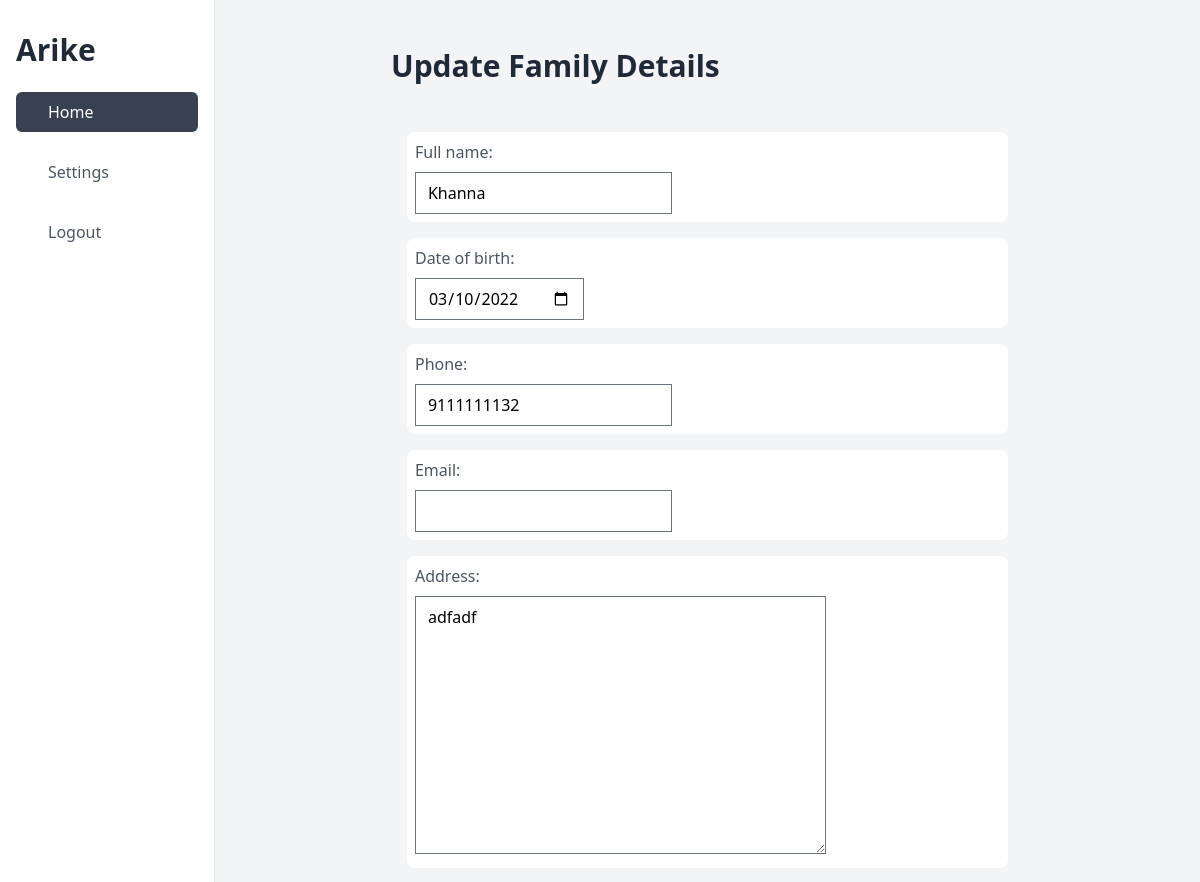
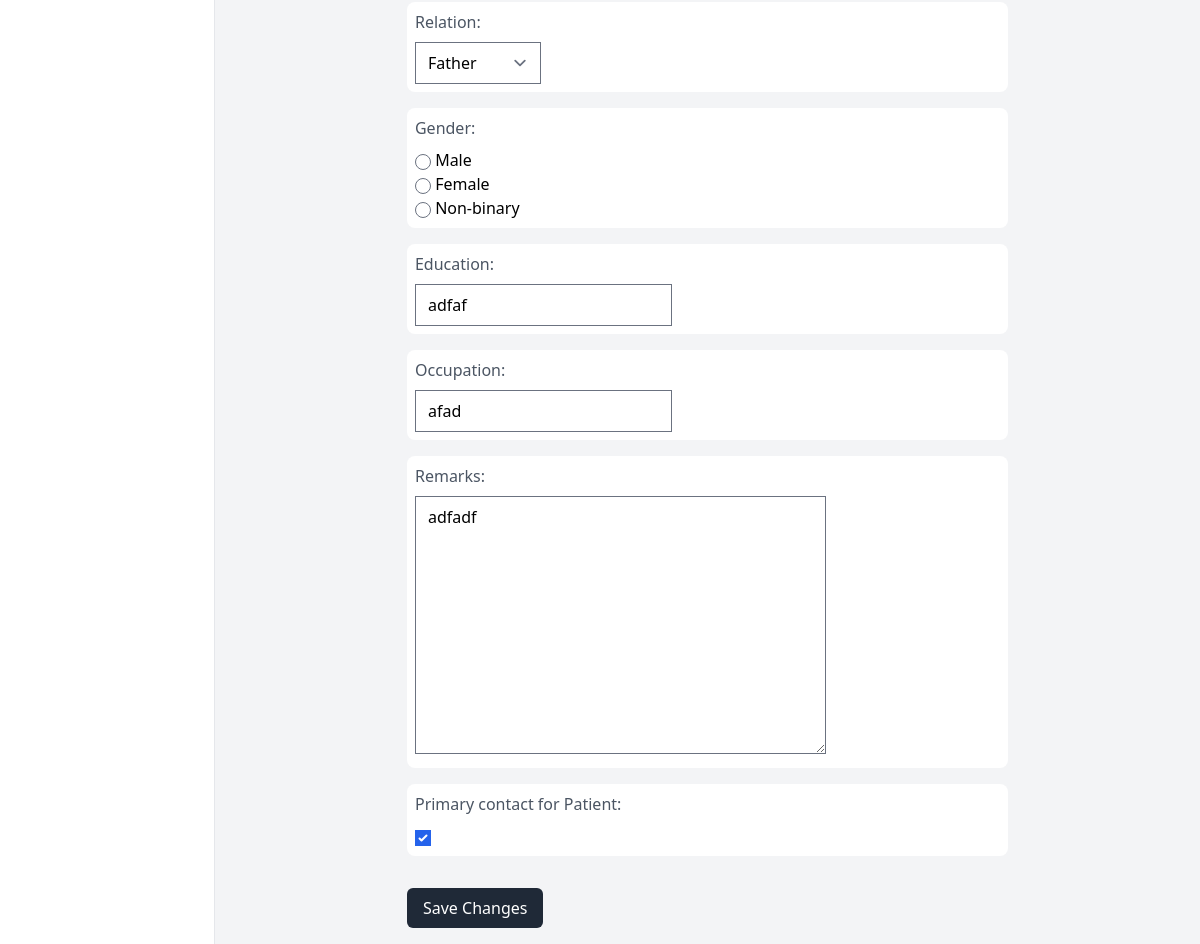
The app's page /update/family/21 with its own data (2 pictures, top to bottom).
### apps/models.py (models this page shows, shortened)
class FamilyDetail(models.Model):
    full_name = models.CharField(max_length=150)
    phone = models.CharField(max_length=14, validators=[phone_number_regex])
    date_of_birth = models.DateField()
    email = models.EmailField(blank=True)
    relation = models.CharField(max_length=20, choices=RELATION)
    address = models.TextField(default="")
    education = models.CharField(max_length=35)
    occupation = models.CharField(max_length=35)
    remarks = models.TextField(null=True)
    is_primary = models.BooleanField(default=True)
    patient = models.ForeignKey(Patient, on_delete=models.CASCADE, null=True)
    created_at = models.DateTimeField(auto_now_add=True)
    updated_at = models.DateTimeField(auto_now=True)
    deleted = models.BooleanField(default=False)

### apps/views.py (the view, shortened to what this page needs)
# urls.py: path("update/family/<pk>", FamilyUpdateView.as_view()),
class FamilyUpdateView(UpdateView):
    model = FamilyDetail
    form_class = FamilyForm
    template_name = "FamilyDetails/update.html"
    success_url = "/list/patient"

### apps/views.py
class FamilyForm(ModelForm):
    gender = forms.ChoiceField(choices=GENDER_CHOICES, widget=forms.RadioSelect)
    class Meta:
        model = FamilyDetail
        fields = [
            "full_name",
            "date_of_birth",
            "phone",
            "email",
            "address",
            "relation",
            "gender",
            "education",
            "occupation",
            "remarks",
            "is_primary",
        ]
        labels = {"is_primary": "Primary contact for Patient"}
        widgets = {
            "date_of_birth": forms.DateInput(
                format=("%Y-%m-%d"),
                attrs={
                    "class": "form-control",
                    "placeholder": "Select a date",
                    "type": "date",
                },
            ),
        }

### templates/FamilyDetails/update.html (shortened to what this page needs)
{% extends "base_dashboard.html" %}
{% block content %}
    <div class="flex my-8">
        <h1 class="text-3xl font-bold text-gray-800">Update Family Details</h1>
    </div>
    <form action="" method="post">
        <div class="">
            {% for field in form %}
                <div class="fieldWrapper m-4">
                    <div class="bg-white rounded-lg px-2 py-2">
                        <div class="text-l font-regular text-gray-600 mb-2">{{ field.label_tag }}</div>
                        <div>{{ field }}</div>
                    </div>
                </div>
            {% endfor %}
        </div>
        <div class="text-left mt-8 ml-4">
            <Button class="bg-gray-800 px-4 text-white p-2 rounded-md " type="submit">Save Changes</Button>
        </div>
    </form>
{% endblock content %}

### records on screen
FamilyDetail: form "Khanna" "03/10/2022" "9111111132" "adfadf" "Father" "adfaf" "afad" "adfadf" "☑"

### other values on screen
{{ field.label_tag }} "Full name:" "Date of birth:" "Phone:" "Email:" "Address:" "Relation:" "Gender:" "Education:" "Occupation:" "Remarks:" "Primary contact for Patient:"
